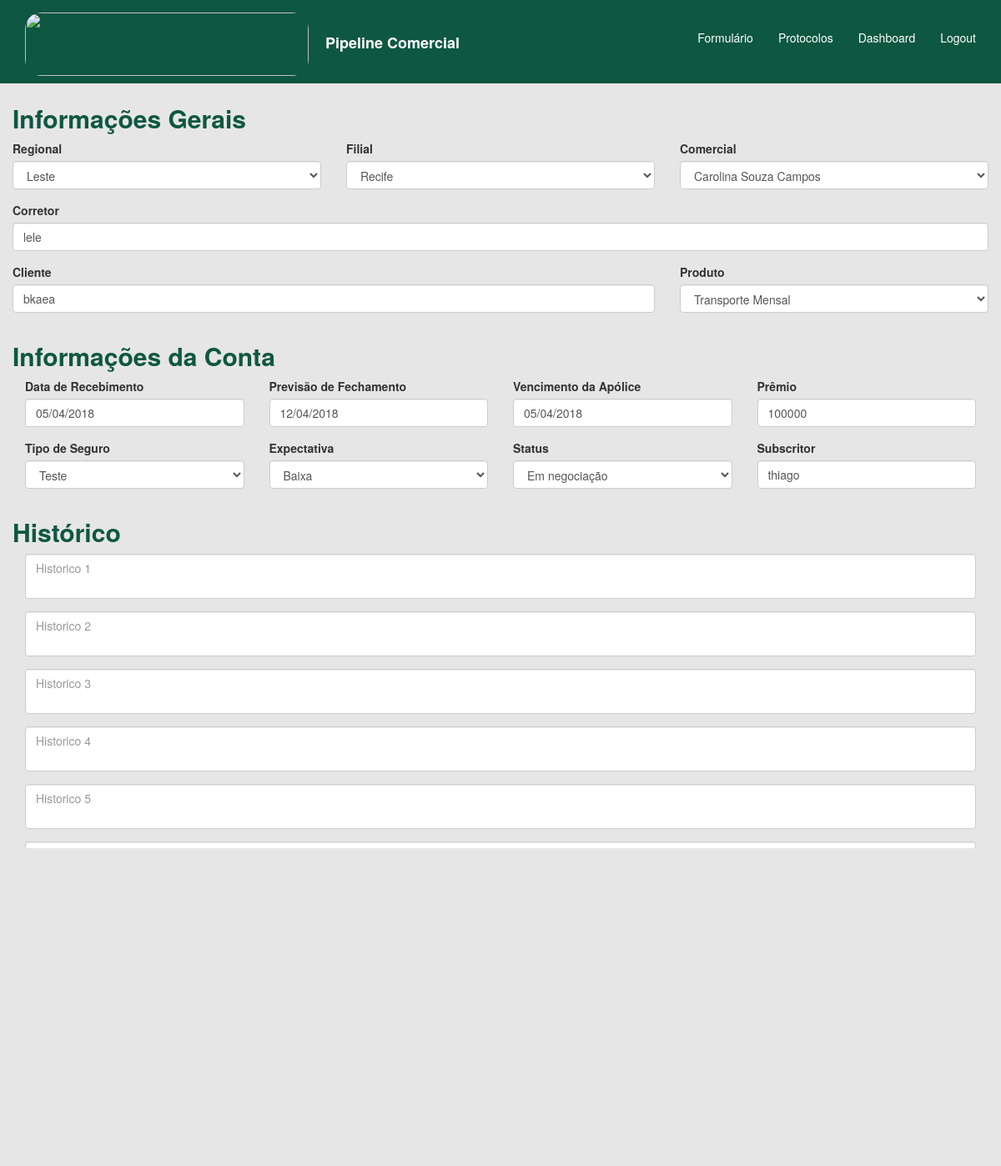
Screenshot of /home/4/ with the database file from the repository.
### home/models.py (models this page shows)
class Regional(models.Model):
    regional = models.CharField(max_length=200)
    def __str__(self):
        return self.regional

class Filial(models.Model):
    filial = models.CharField(max_length=200)
    def __str__(self):
        return self.filial

class Comercial(models.Model):
    comercial = models.CharField(max_length=200)
    def __str__(self):
        return self.comercial

class Protocolos(models.Model):
    regional = models.ForeignKey(Regional, on_delete=models.CASCADE)
    filial = models.ForeignKey(Filial, on_delete=models.CASCADE)
    comercial = models.ForeignKey(Comercial, on_delete=models.CASCADE)
    corretor = models.CharField(max_length=250)
    primeira_cotacao = models.BooleanField()
    produto = models.ForeignKey(Produto, on_delete=models.CASCADE)
    cliente = models.CharField(max_length=250)
    premio = models.IntegerField()
    ultima_alteracao = models.DateField(auto_now=True)
    recebimento = models.DateField()
    vencimento = models.DateField()
    fechamento = models.DateField()
    tipo_de_seguro = models.ForeignKey(TipodeSeguro, on_delete=models.CASCADE)
    expectativa = models.ForeignKey(Expectativa, on_delete=models.CASCADE)
    status = models.ForeignKey(Status, on_delete=models.CASCADE)
    subscritor = models.CharField(max_length=250)
    motivo_perda = models.ForeignKey(MotivoPerda, on_delete=models.CASCADE, null=True, blank=True)
    comentario_perda = models.CharField(max_length=250, null=True, blank=True)
    historico_1 = models.CharField(max_length=4000, null=True, blank=True)
    historico_2 = models.CharField(max_length=4000, null=True, blank=True)
    historico_3 = models.CharField(max_length=4000, null=True, blank=True)
    historico_4 = models.CharField(max_length=4000, null=True, blank=True)
    historico_5 = models.CharField(max_length=4000, null=True, blank=True)
    historico_6 = models.CharField(max_length=4000, null=True, blank=True)
    historico_7 = models.CharField(max_length=4000, null=True, blank=True)
    historico_8 = models.CharField(max_length=4000, null=True, blank=True)
    historico_9 = models.CharField(max_length=4000, null=True, blank=True)
    historico_10 = models.CharField(max_length=4000, null=True, blank=True)

class Produto(models.Model):
    produto = models.CharField(max_length=200)
    def __str__(self):
        return self.produto

class Expectativa(models.Model):
    expectativa = models.CharField(max_length=200)
    def __str__(self):
        return self.expectativa

class Status(models.Model):
    status = models.CharField(max_length=200)
    def __str__(self):
        return self.status

### home/views.py (the view)
# urls.py: url(r'^(?P<pk>\d+)/$', views.consulta, name='consulta'),
def consulta(request, pk):
    consulta = Protocolos.objects.get(pk=pk)
    form = PipelineComercial(initial={
        'regional': consulta.regional,
        'filial': consulta.filial,
        'comercial': consulta.comercial,
        'corretor': consulta.corretor,
        'cliente': consulta.cliente,
        'produto': consulta.produto,
        'recebimento': consulta.recebimento.strftime('%d/%m/%Y'),
        'fechamento': consulta.fechamento.strftime('%d/%m/%Y'),
        'vencimento': consulta.vencimento.strftime('%d/%m/%Y'),
        'premio': consulta.premio,
        'tipo_de_seguro': consulta.tipo_de_seguro,
        'expectativa': consulta.expectativa,
        'status': consulta.status,
        'subscritor': consulta.subscritor,
        'historico_1': consulta.historico_1,
        'historico_2': consulta.historico_2,
        'historico_3': consulta.historico_3,
        'historico_4': consulta.historico_4,
        'historico_5': consulta.historico_5,
        'historico_6': consulta.historico_6,
        'historico_7': consulta.historico_7,
        'historico_8': consulta.historico_8,
        'historico_9': consulta.historico_9,
        'historico_10': consulta.historico_10,
        })
    return render(request, 'home/home_base.html', {'form': form})

### home/models.py (called while the page is built)
    def __str__(self):
        return self.tipo

### templates/home/home_base.html (shortened to what this page needs)
<!DOCTYPE html>
    <html lang="pt">
        {% block content %}
        <head>
            <link rel="stylesheet" href="https://maxcdn.bootstrapcdn.com/bootstrap/3.3.7/css/bootstrap.css">
            <link rel="stylesheet" href="https://cdnjs.cloudflare.com/ajax/libs/bootstrap-datepicker/1.4.1/css/bootstrap-datepicker3.css"/>
        </head>
        <body>
            <div class="container-fluid" style="background-color: #0e5741">
                <nav class="navbar navbar-default" style="background-color: #0e5741;border-color: #0e5741; border-width: 0px">
                    <div class="container-fluid">
                        {% load static %}
                        <a class="navbar-brand" href="{% url 'home' %}" style="text-decoration: none"><img src="https://www.berkley.com.br/Institucional/img/logo.png" style="display: inline-block;border-radius: 20px" alt="" width="340" height="76"><strong style="color: #ffffff"><p style="display: inline-block;  margin-left:20px">Pipeline Comercial</p></strong></a
                        <div id="navbar" class="navbar-collapse collapse" aria-expanded="false" style="border-width: 0px";>
                            <ul class="nav navbar-nav navbar-right" style="padding-top: 10px">
                                <li class="active">
                                    <a href="{% url 'home' %}" style="background-color: #0e5741"><p style="padding-top: 10px; color: #ffffff">Formulário</p></a>
                                <li class="active">
                                    <a href="{% url 'protocolos' %}" style="background-color: #0e5741"><p style="padding-top: 10px; color: #ffffff">Protocolos</p></a>
                                <li class="active">
                                    <a href="{% url 'protocolos' %}" style="background-color: #0e5741"><p style="padding-top: 10px; color: #ffffff">Dashboard</p></a>
                                <li class="active">
                                    <a href="{% url 'logout' %}" style="background-color: #0e5741"><p style="padding-top: 10px; color: #ffffff">Logout</p></a>
                                </li>
                            </ul>
                        </div>
                    </div>
                    {% include 'home/includes/home_include_form.html' %}
        </body>
        {% endblock %}
    </html>

### templates/home/includes/home_include_form.html (shortened to what this page needs)
{% block content %}
        <div class="row">
            <form method="post" action={% url 'home' %} xmlns="http://www.w3.org/1999/html">
                <div class="col-sm-12" style="background-color: #e6e6e6; padding-top: 5px; padding-bottom: 10px">
                        <div class="col-sm-12">
                            <h2 class="display-1" style="color: #0e5741"> <strong>Informações Gerais</strong> </h2>
                            <div class="row">
                                <div class="col-sm-4">
                                    <div class="form-group">
                                        <label for="">Regional</label>
                                        <div>
                                            {{ form.regional }}
                                        </div>
                                    </div>
                                </div>
                                <div class="col-sm-4">
                                    <div class="form-group">
                                        <label for="">Filial</label>
                                        <div>
                                            {{ form.filial }}
                                        </div>
                                    </div>
                                </div>
                                <div class="col-sm-4">
                                    <div class="form-group">
                                        <label for="">Comercial</label>
                                        <div>
                                            {{ form.comercial }}
                                        </div>
                                    </div>
                                </div>
                            </div>
                            <div class="row">
                                <div class="col-sm-12">
                                    <div class="form-group">
                                        <label for="">Corretor</label>
                                        <div>
                                            {{ form.corretor }}
                                        </div>
                                    </div>
                                </div>
                                <div class="col-sm-8">
                                    <div class="form-group">
                                        <label for="">Cliente</label>
                                        <div>
                                            {{ form.cliente }}
                                        </div>
                                    </div>
                                </div>
                                <div class="col-sm-4">
                                    <div class="form-group">
                                        <label for="">Produto</label>
                                        <div>
                                            {{ form.produto }}
                                        </div>
                                    </div>
                                </div>
                            </div>
                        </div>
                        <div class="col-sm-12">
                            <h2 class="display-1" style="color: #0e5741"> <strong>Informações da Conta</strong> </h2>
                                <div class="col-sm-3">
                                    <div class="form-group">
                                        <label for="">Data de Recebimento</label>
                                        <div>
                                            {{ form.recebimento }}
                                        </div>
                                    </div>
                                </div>
                                <div class="col-sm-3">
                                    <div class="form-group">
                                        <label for="">Previsão de Fechamento</label>
                                        <div>
                                            {{ form.fechamento }}
                                        </div>
                                    </div>
                                </div>
                                <div class="col-sm-3">
                                    <div class="form-group">
                                        <label for="">Vencimento da Apólice</label>
                                        <div>
                                            {{ form.vencimento }}
                                        </div>
                                    </div>
                                </div>
                                <div class="col-sm-3">
                                    <div class="form-group">
                                        <label for="">Prêmio</label>
                                        <div>
                                            {{ form.premio }}
                                        </div>
                                    </div>
                                </div>
                                <div class="col-sm-3">
                                    <div class="form-group">
                                        <label for="">Tipo de Seguro</label>
                                        <div>
                                            {{ form.tipo_de_seguro }}
                                        </div>
                                    </div>
                                </div>
                                <div class="col-sm-3">
                                    <div class="form-group">
                                        <label for="">Expectativa</label>
                                        <div>
                                            {{ form.expectativa }}
                                        </div>
                                    </div>
                                </div>
                                <div class="col-sm-3">
                                    <div class="form-group">
                                        <label for="">Status</label>
                                        <div>
                                            {{ form.status }}
                                        </div>
                                    </div>
                                </div>
                                <div class="col-sm-3">
                                    <div class="form-group">
                                        <label for="">Subscritor</label>
                                        <div>
                                            {{ form.subscritor }}
                                        </div>
                                    </div>
                                </div>
                            </div>
                    <div class="col-sm-12">
                            <h2 class="display-1" style="color: #0e5741"> <strong>Histórico</strong> </h2>
                            <div class="col-sm-12">
                                <div class="form-group">
                                    {{ form.historico_1 }}
                                </div>
                            </div>
                            <div class="col-sm-12">
                                <div class="form-group">
                                    {{ form.historico_2 }}
                                </div>
                            </div>
                            <div class="col-sm-12">
                                <div class="form-group">
                                    {{ form.historico_3 }}
                                </div>
                            </div>
                            <div class="col-sm-12">
                                <div class="form-group">
                                    {{ form.historico_4 }}
                                </div>
                            </div><div class="col-sm-12">
                                <div class="form-group">
                                    {{ form.historico_5 }}
                                </div>
                            </div>
                            <div class="col-sm-12">
                                <div class="form-group">
                                    {{ form.historico_6 }}
                                </div>
                            </div>
                            <div class="col-sm-12">
                                <div class="form-group">
                                    {{ form.historico_7 }}
                                </div>
                            </div>
                            <div class="col-sm-12">
                                <div class="form-group">
                                    {{ form.historico_8 }}
                                </div>
                            </div>
                            <div class="col-sm-12">
                                <div class="form-group">
                                    {{ form.historico_9 }}
                                </div>
                            </div>
                            <div class="col-sm-12">
                                <div class="form-group">
                                    {{ form.historico_10 }}
                                </div>
                            </div>
                    </div>
                    <div class="row">
                        <div class="col-sm-12">
                            <input type="submit" name="salvar" style="background-color: #ff9900" class="btn btn-outline-secondary btn-block" value="Salvar"/>
                        </div>
                    </div>
                </div>
            </form>
        </div>
{% endblock %}

### rows the page displays
Regional: regional "Leste"
Filial: filial "Recife"
Comercial: comercial "Carolina Souza Campos"
Protocolos: corretor "lele", cliente "bkaea", recebimento "05/04/2018", fechamento "12/04/2018", vencimento "05/04/2018", premio "100000", tipo_de_seguro "Teste", subscritor "thiago"
Produto: produto "Transporte Mensal"
Expectativa: expectativa "Baixa"
Status: status "Em negociação"
